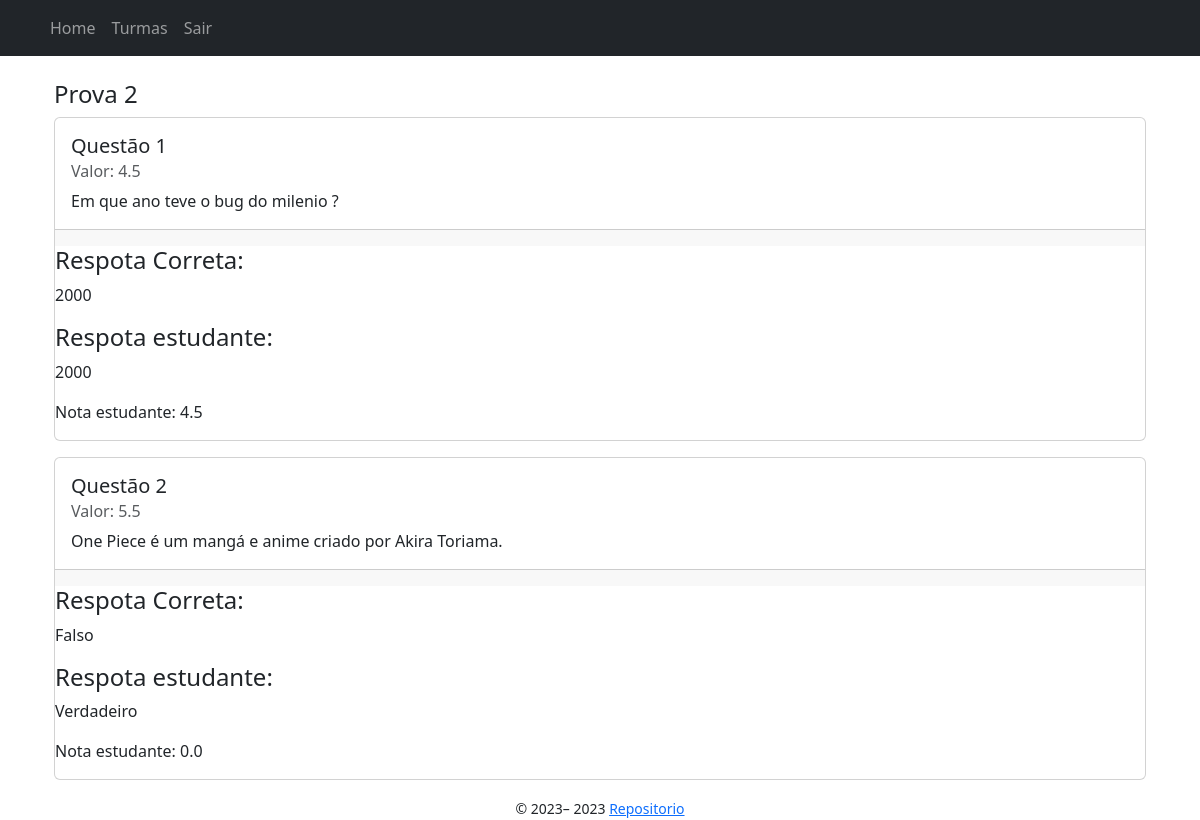
The page /turmas/1/exames/2/check_date (signed in) on the database its author committed.
### app/models/exame.py (models this page shows, shortened)
class Exame(db.Model):
    __tablename__ = "exame"
    id = db.Column(db.Integer, primary_key=True)
    data_inicio = db.Column(db.DateTime, nullable=True)
    data_fim = db.Column(db.DateTime, nullable=True)
    nome = db.Column(db.String(255))
    nota_exame = db.Column(db.Float)
    professor_id = db.Column(db.Integer, db.ForeignKey('professor.id'), nullable=False)
    turma_id = db.Column(db.Integer, db.ForeignKey('turma.id'), nullable=False)
    notas = db.relationship('NotasExames', backref='exame_notas') #1 to N
    respostas = db.relationship('RespostaQuestaoExame', backref='exame_respostas') #1 to N
    questoes = db.relationship("QuestaoExame", back_populates="exame") # N to N

### app/models/questao.py (models this page shows, shortened)
class Questao(db.Model):
    __tablename__ = "questao"
    id = db.Column(db.Integer, primary_key=True)
    enunciado = db.Column(db.String(255))
    resposta = db.Column(db.String(255))
    tipo_questao = db.Column(
        Enum("multipla_escolha", "verdadeiro_falso", "numerica", "dissertativa", name="tipo_questao"), nullable=False)
    professor_id = db.Column(db.Integer, db.ForeignKey('professor.id'), nullable=False)
    respostas = db.relationship('RespostaQuestaoExame', backref='questao_respostas') #1 to N
    exames = db.relationship("QuestaoExame", back_populates="questao") # tabela associativa N to N

### app/controllers/exames_controller.py (the view)
@bp.route("<int:exame_id>/check_date", methods=['GET'])
@login_required
def check_date(turma_id: int, exame_id: int) -> redirect:
    exame = Exame.query.filter_by(id=exame_id).first()
    nota = NotasExames.query.filter_by(estudante_id=current_user.id, exame_id=exame.id).first()
    data_atual = datetime.now()
    if current_user.tipo_usuario == "professor":
        return show(turma_id, exame_id)
    elif exame.data_inicio <= data_atual <= exame.data_fim:
        if nota:
            flash("Você já realizou este exame. Espere prazo de encerramento do mesmo para vizualizar suas respostas e nota!", category="warning")
            return redirect(url_for("turmas.show", turma_id=turma_id))
        else:
            return show(turma_id, exame_id)
    elif exame.data_fim < data_atual:
        if nota:
            flash("Você já realizou este exame.", category="info")
            return resposta_exame(turma_id, exame_id, estudante_id=current_user.id)
        else:
            flash("Atenção: O prazo para realizar este exame já expirou.", category="warning")
            return redirect(url_for("turmas.show", turma_id=turma_id))
    elif exame.data_inicio > data_atual:
        flash(f"Este exame está agendado para {exame.data_inicio}. Por favor, aguarde para realizar o exame.", category="warning")
        return redirect(url_for('turmas.show', turma_id=turma_id))
    else:
        flash("Erro desconhecido ao verificar o exame.", category="error")
        return redirect(url_for("turmas.show", turma_id=turma_id))

### app/templates/exames/resposta_exame.jinja2 (shortened to what this page needs)
{% extends "./base.jinja2" %}
{% from 'bootstrap5/utils.html' import render_icon %}
{% block content %}
<div class="container">
    <h4>{{ exame.nome }}</h4>
    <div>
        <form>
            {% for questao_exame in questoes_exame %}
                <div class="mb-3 card">
                    <div class="card-body">
                        <h5 class="card-title">Questão {{ loop.index }}</h5>
                        <h6 class="card-subtitle mb-2 text-muted">Valor: {{ questao_exame.nota_questao }}</h6>
                        <p class="card-text">{{ questao_exame.enunciado }}</p>
                    </div>
                    <div class="card-footer">
                    </div>
                    <div>
                        <h4>Respota Correta:</h4>
                        <p>{{ questao_exame.resposta }}</p>
                        <h4>Respota estudante:</h4>
                        <p>{{ questao_exame.resposta_estudante }}</p>
                        <p>Nota estudante: {{ questao_exame.nota_estudante_questao }}</p>
                    </div>
                </div>
            {% endfor %}
        </form>
    </div>
<body>
{% endblock %}

### app/static/css/style.css (style rules this page uses)
* { box-sizing: border-box; margin: 0; padding: 0; }
body { display: grid; min-height: 100vh; min-width: 100vw; grid-template-columns: 1fr; grid-template-rows: auto 1fr auto; grid-template-areas: "header" "main" "footer"; }

### rows shown on the page
Exame: nome "Prova 2"
Questao: nota_questao "4.5", enunciado "Em que ano teve o bug do milenio ?", resposta "2000", resposta_estudante "2000", nota_estudante_questao "4.5"
Questao: nota_questao "5.5", enunciado "One Piece é um mangá e anime criado por Akira Toriama.", resposta "Falso", resposta_estudante "Verdadeiro", nota_estudante_questao "0.0"

### other values the page prints
{{ render_nav_item("index.index", "Home") }} "Home"
{{ render_nav_item("turmas.index", "Turmas") }} "Turmas"
{{ render_nav_item("auth.logout", "Sair") }} "Sair"
